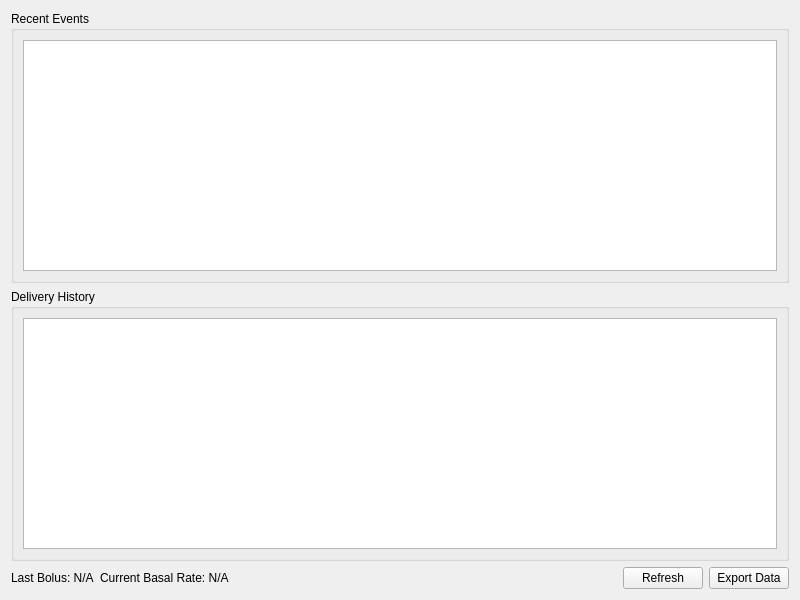
<?xml version="1.0" encoding="UTF-8"?>
<ui version="4.0">
 <class>PumpInfoScreen</class>
 <widget class="QWidget" name="PumpInfoScreen">
  <property name="geometry">
   <rect>
    <x>0</x>
    <y>0</y>
    <width>800</width>
    <height>600</height>
   </rect>
  </property>
  <property name="windowTitle">
   <string>Insulin Pump Information</string>
  </property>
  <layout class="QVBoxLayout" name="verticalLayout">
   <item>
    <widget class="QGroupBox" name="recentEventsGroup">
     <property name="title">
      <string>Recent Events</string>
     </property>
     <layout class="QVBoxLayout" name="verticalLayout_2">
      <item>
       <widget class="QListWidget" name="recentEventsList"/>
      </item>
     </layout>
    </widget>
   </item>
   <item>
    <widget class="QGroupBox" name="deliveryHistoryGroup">
     <property name="title">
      <string>Delivery History</string>
     </property>
     <layout class="QVBoxLayout" name="verticalLayout_3">
      <item>
       <widget class="QListWidget" name="deliveryHistoryList"/>
      </item>
     </layout>
    </widget>
   </item>
   <item>
    <layout class="QHBoxLayout" name="statusLayout">
     <item>
      <widget class="QLabel" name="lastBolusLabel">
       <property name="text">
        <string>Last Bolus: N/A</string>
       </property>
      </widget>
     </item>
     <item>
      <widget class="QLabel" name="currentBasalLabel">
       <property name="text">
        <string>Current Basal Rate: N/A</string>
       </property>
      </widget>
     </item>
     <item>
      <spacer name="horizontalSpacer">
       <property name="orientation">
        <enum>Qt::Horizontal</enum>
       </property>
       <property name="sizeHint" stdset="0">
        <size>
         <width>40</width>
         <height>20</height>
        </size>
       </property>
      </spacer>
     </item>
     <item>
      <widget class="QPushButton" name="refreshButton">
       <property name="text">
        <string>Refresh</string>
       </property>
      </widget>
     </item>
     <item>
      <widget class="QPushButton" name="exportButton">
       <property name="text">
        <string>Export Data</string>
       </property>
      </widget>
     </item>
    </layout>
   </item>
  </layout>
 </widget>
 <resources/>
 <connections/>
</ui>
